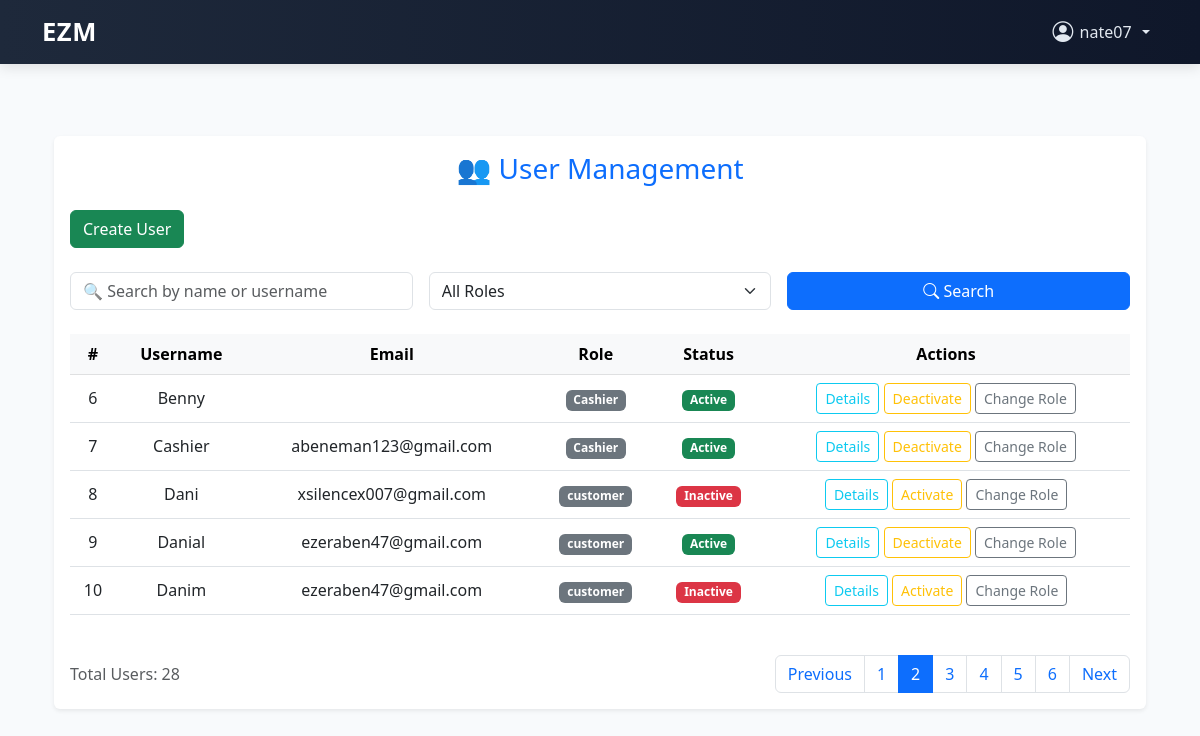
The page /users/admin/manage-users/?page=2&search=&role= (signed in) on the database as committed earlier.
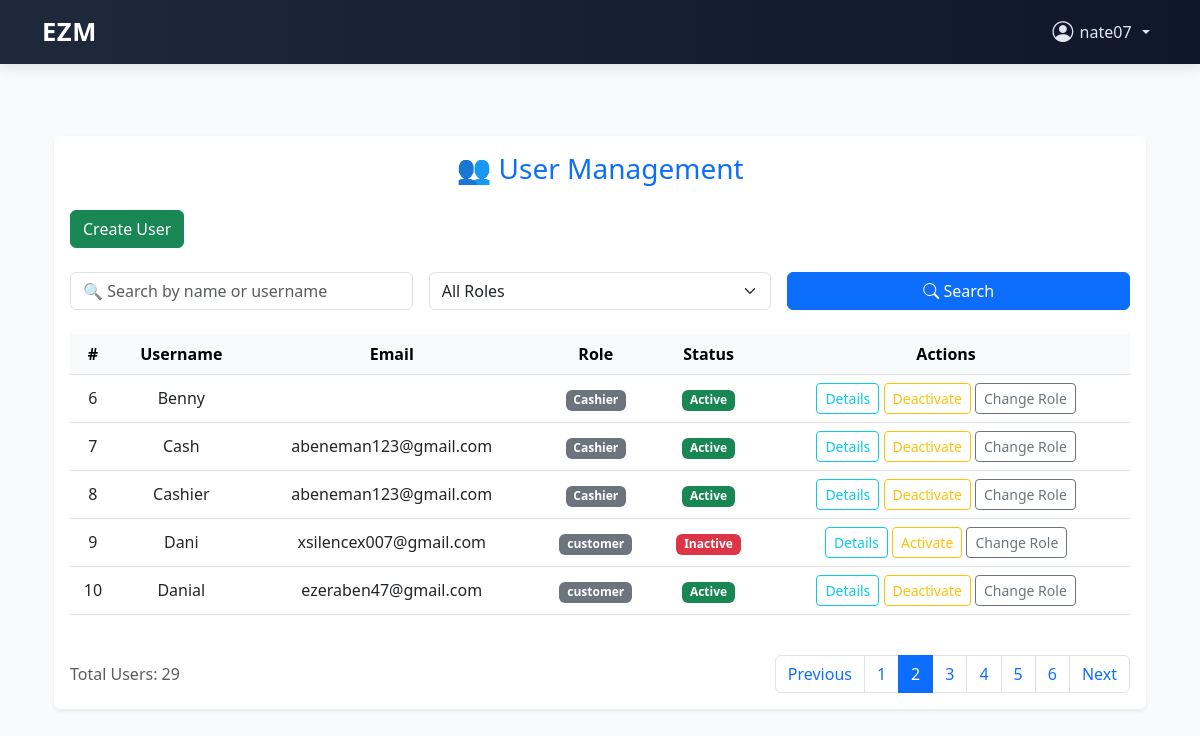
The same page on the database as committed later.
### users/models.py (models this page shows)
class CustomUser(AbstractUser):
    ROLE_CHOICES = [
        ('admin', 'Admin'),
        ('head_manager', 'Head Manager'),
        ('store_manager', 'Store Manager'),
        ('cashier', 'Cashier'),
    ]
    role = models.CharField(max_length=20, choices=ROLE_CHOICES)
    store = models.ForeignKey('store.Store', on_delete=models.SET_NULL, null=True, blank=True) # Add this line
    is_first_login = models.BooleanField(default=True)
    phone_number = models.CharField(max_length=20, blank=True)

### users/views.py (the view)
# urls.py: path('admin/manage-users/', manage_users, name='manage_users'),
@user_passes_test(is_admin)
def manage_users(request):
    search_query = request.GET.get('search', '')
    role_filter = request.GET.get('role', '')
    page_number = request.GET.get('page')
    users = User.objects.all()
    if search_query:
        users = users.filter(
            Q(username__icontains=search_query) |
            Q(first_name__icontains=search_query) |
            Q(last_name__icontains=search_query)
        )
    if role_filter:
        users = users.filter(role=role_filter)
    paginator = Paginator(users.order_by('username'), 5)
    page_obj = paginator.get_page(page_number)
    context = {
        'users': page_obj.object_list,
        'page_obj': page_obj,
        'paginator': paginator,
        'is_paginated': page_obj.has_other_pages(),
        'search_query': search_query,
        'role_filter': role_filter,
        'total_users': users.count(),
        'is_admin': role_filter == 'admin',
        'is_head_manager': role_filter == 'head_manager',
        'is_store_manager': role_filter == 'store_manager',
        'is_cashier': role_filter == 'cashier',
    }
    logger.debug(f"page_obj: {page_obj}")
    logger.debug(f"page_obj.paginator.page_range: {page_obj.paginator.page_range}")
    return render(request, 'admin/manage_users.html', context)

### users/views.py (called while the page is built)
def is_admin(user):
    return user.is_authenticated and user.role == 'admin'

### templates/admin/manage_users.html (shortened to what this page needs)
{% extends 'base.html' %}
{% block content %}
<div class="container py-5">
  <div class="card shadow-sm border-0">
    <div class="card-body">
      <h3 class="text-center text-primary mb-4">👥 User Management</h3>
      <a href="{% url 'create_user' %}" class="btn btn-success mb-4">Create User</a>
      <form method="GET" class="row gy-2 gx-3 align-items-center mb-4">
        <div class="col-md-4">
          <input type="text" name="search" value="{{ request.GET.search }}" class="form-control"
            placeholder="🔍 Search by name or username">
        </div>
        <div class="col-md-4">
          <select name="role" class="form-select">
            <option value="">All Roles</option>
          </select>
        </div>
        <div class="col-md-4">
          <button type="submit" class="btn btn-primary w-100"><i class="bi bi-search"></i> Search</button>
        </div>
      </form>
      <div class="table-responsive">
        <table class="table table-hover align-middle text-center">
          <thead class="table-light">
            <tr>
              <th>#</th>
              <th>Username</th>
              <th>Email</th>
              <th>Role</th>
              <th>Status</th>
              <th>Actions</th>
            </tr>
          </thead>
          <tbody>
            {% for user in users %}
            <tr>
              <td>{{ forloop.counter0|add:page_obj.start_index }}</td>
              <td>{{ user.username }}</td>
              <td>{{ user.email }}</td>
              <td><span class="badge bg-secondary">{{ user.get_role_display }}</span></td>
              <td>
                {% if user.is_active %}
                <span class="badge bg-success">Active</span>
                {% else %}
                <span class="badge bg-danger">Inactive</span>
                {% endif %}
              </td>
              <td>
                <a href="{% url 'view_user_detail' user.id %}" class="btn btn-outline-info btn-sm">Details</a>
                <a href="{% url 'toggle_user_status' user.id %}" class="btn btn-outline-warning btn-sm"
                  onclick="return confirm('Are you sure you want to {% if user.is_active %}deactivate{% else %}activate{% endif %} this user?');">
                  {% if user.is_active %}Deactivate{% else %}Activate{% endif %}
                </a>
                <a href="{% url 'change_user_role' user.id %}" class="btn btn-outline-secondary btn-sm">Change Role</a>
              </td>
            </tr>
            {% empty %}
            <tr>
              <td colspan="7" class="text-muted">No users found.</td>
            </tr>
            {% endfor %}
          </tbody>
        </table>
      </div>
      <div class="d-flex justify-content-between align-items-center mt-4">
        <div class="text-muted">
          Total Users: {{ total_users }}
        </div>
        <nav>
          <ul class="pagination mb-0">
            {% if page_obj.has_previous %}
            <li class="page-item">
              <a class="page-link"
                href="?page={{ page_obj.previous_page_number }}&search={{ request.GET.search }}&role={{ request.GET.role }}">Previous</a>
            </li>
            {% else %}
            <li class="page-item disabled"><span class="page-link">Previous</span></li>
            {% endif %}
            {% for num in page_obj.paginator.page_range %}
            {% if page_obj.number == num %}
            <li class="page-item active"><span class="page-link">{{num}}</span></li>
            {% else %}
            <li class="page-item">
              <a class="page-link" href="?page={{ num }}&search={{ request.GET.search }}&role={{ request.GET.role }}">
                {{num }}</a>
            </li>
            {% endif %}
            {% endfor %}
            {% if page_obj.has_next %}
            <li class="page-item">
              <a class="page-link"
                href="?page={{ page_obj.next_page_number }}&search={{ request.GET.search }}&role={{ request.GET.role }}">Next</a>
            </li>
            {% else %}
            <li class="page-item disabled"><span class="page-link">Next</span></li>
            {% endif %}
          </ul>
        </nav>
      </div>
    </div>
  </div>
</div>
{% endblock %}

### templates/base.html (shortened to what this page needs)
<!DOCTYPE html>
<html lang="en">
<head>
  <link href="https://cdn.jsdelivr.net/npm/bootstrap@5.3.0/dist/css/bootstrap.min.css" rel="stylesheet" />
  <link href="https://cdn.jsdelivr.net/npm/bootstrap-icons@1.10.5/font/bootstrap-icons.css" rel="stylesheet" />
</head>
<body>
  <nav class="navbar navbar-expand-lg navbar-custom">
    <div class="container">
      <a class="navbar-brand" href="{% url 'login' %}">EZM</a>
      <div class="collapse navbar-collapse justify-content-end" id="navbarContent">
        <ul class="navbar-nav align-items-center">
          {% if user.is_authenticated %}
          <li class="nav-item dropdown">
            <a class="nav-user-dropdown nav-link dropdown-toggle" href="#" id="userDropdown" role="button"
              data-bs-toggle="dropdown" aria-expanded="false">
              <i class="bi bi-person-circle nav-user-icon"></i> {{ user.username }}
            </a>
          </li>
          {% else %}
          <li class="nav-item me-2">
            <a class="nav-link btn btn-light text-dark px-3" href="{% url 'login' %}">Login</a>
          </li>
          {% endif %}
        </ul>
      </div>
    </div>
  </nav>
  <div class="container py-4">
    {% block content %}{% endblock %}
  </div>
</body>
</html>

### templates/base.html (style rules this page uses)
body { background-color: #f8fafc; font-family: 'Segoe UI', sans-serif; }
.navbar-custom { background: linear-gradient(to right, #1e293b, #0f172a); box-shadow: 0 4px 12px rgba(0, 0, 0, 0.1); }
.navbar-brand { font-weight: 700; font-size: 1.6rem; letter-spacing: 0.5px; color: #ffffff !important; transition: color 0.3s ease; }
.nav-link { color: #e2e8f0 !important; }
.nav-user-dropdown { color: #fff; cursor: pointer; display: flex; align-items: center; gap: 0.4rem; font-weight: 500; user-select: none; }
.nav-user-icon { font-size: 1.3rem; }

Rows that differ between the two databases and show on the page:
no longer on this page (row unchanged): CustomUser: username "Danim", email "ezeraben47@gmail.com", role "customer", is_active "Inactive"
added CustomUser: username "Cash", email "abeneman123@gmail.com", role "Cashier", is_active "Active"
Other text that changed with them:
{{ total_users }}: "28" → "29"
